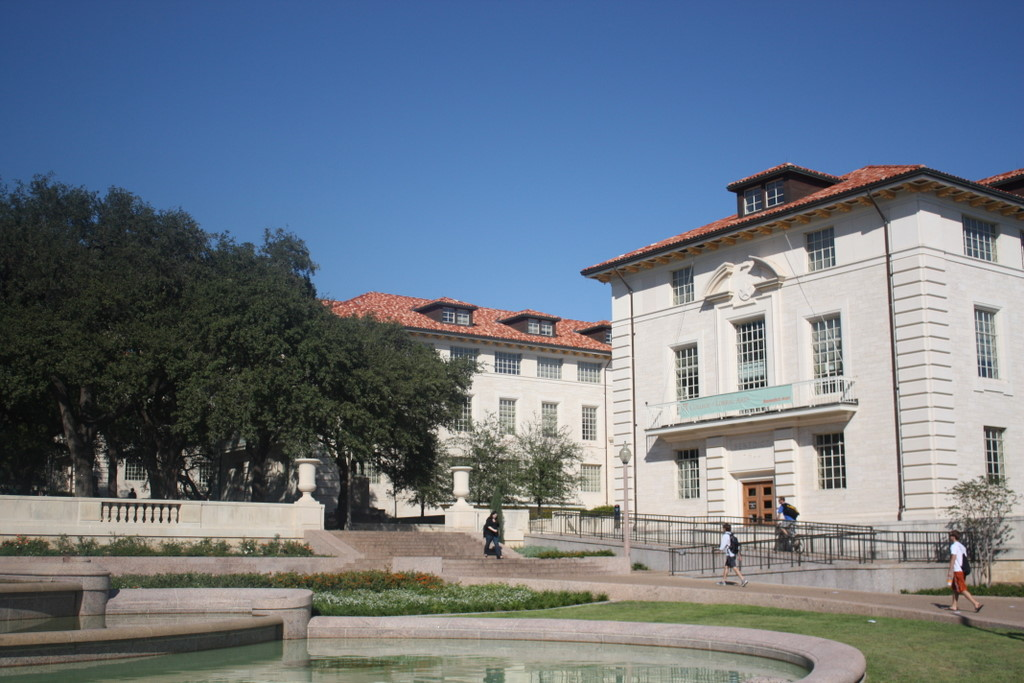
%> input picture A3/uttower1.JPG, 1024 x 683 px
$ octave extra1.m   (GNU Octave 9; MATLAB toolbox functions it lacks are replaced by stand-ins)
%> lines starting %> are read from the running program, lines starting %| are printed output that depends on the picture
Image1 = imread('uttower1.jpg');
%> Image1 is the input picture: size 683x1024x3 uint8; mean R, G, B 107.7, 118.9, 132
Image2 = imread('uttower2.jpg');
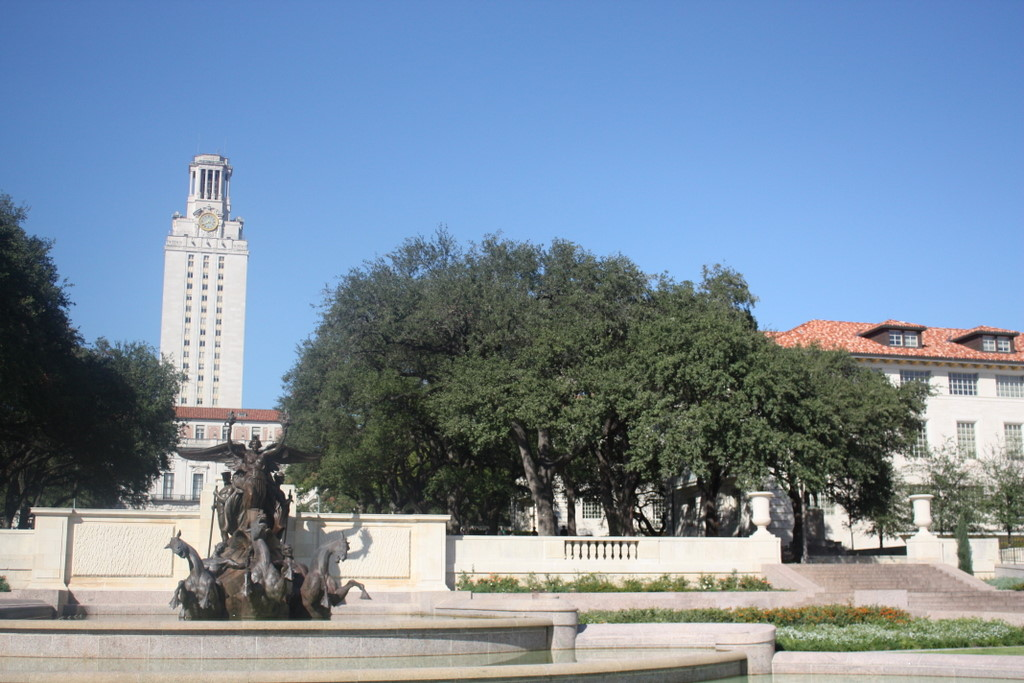
%> input picture A3/uttower2.JPG, 1024 x 683 px
%> Image2 is the input picture: size 683x1024x3 uint8; mean R, G, B 121.7, 140, 159
disp(size(Image1));
%|     683   1024      3
I1 = rgb2gray(Image1);
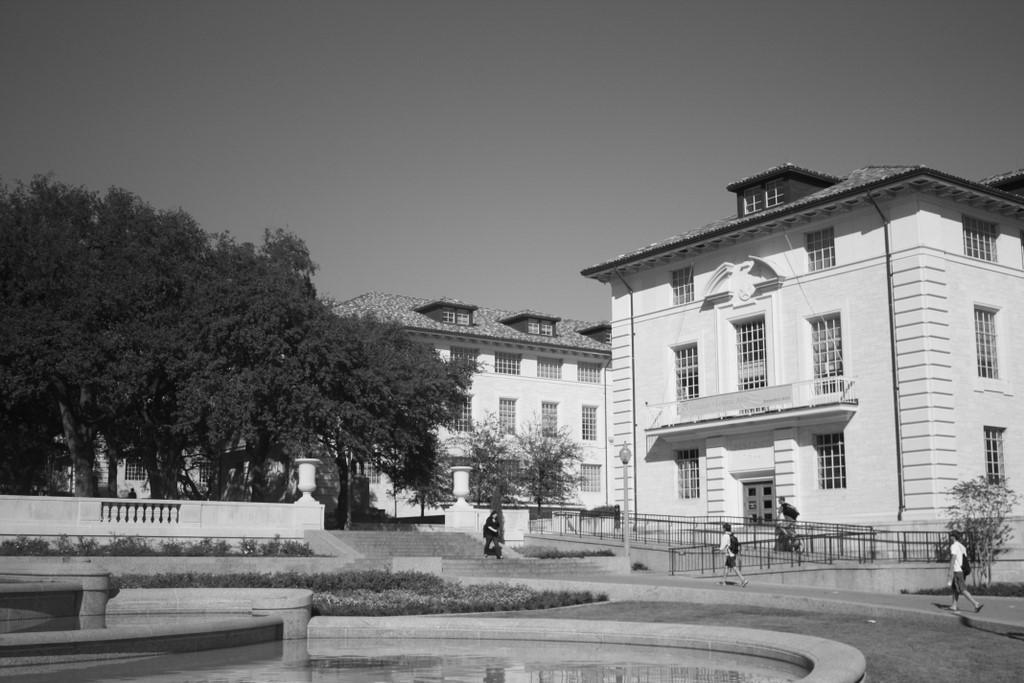
%> I1: size 683x1024 uint8; min 3, max 253, mean 117
I2 = rgb2gray(Image2);
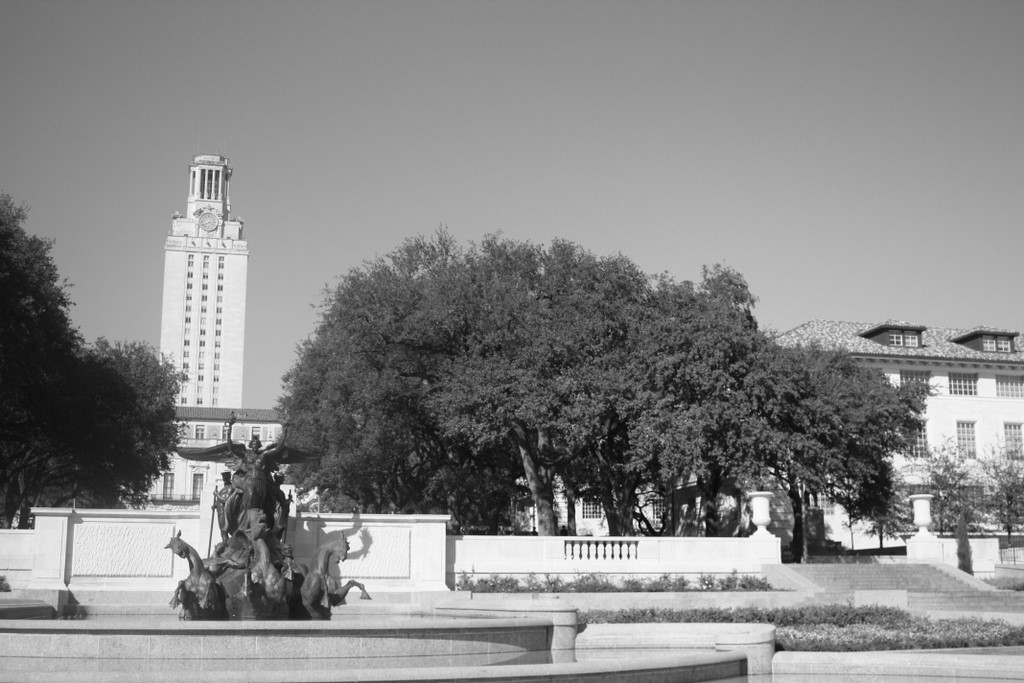
%> I2: size 683x1024 uint8; min 2, max 255, mean 136.7
I1 = single(I1);
%> I1: size 683x1024 single
I2 = single(I2);
%> I2: size 683x1024 single

% find sift points
%> (the run ends here)
